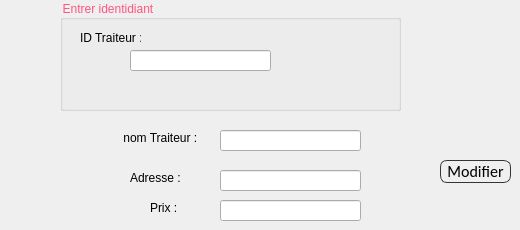
      <widget class="QWidget" name="Modifier_Traiteur">
       <attribute name="title">
        <string>Modifier Traiteur</string>
       </attribute>
       <widget class="QLineEdit" name="lineEdit_nommodifiersalle">
        <property name="geometry">
         <rect>
          <x>220</x>
          <y>130</y>
          <width>141</width>
          <height>21</height>
         </rect>
        </property>
        <property name="text">
         <string/>
        </property>
       </widget>
       <widget class="QLineEdit" name="lineEdit_adressemodifiersalle">
        <property name="geometry">
         <rect>
          <x>220</x>
          <y>170</y>
          <width>141</width>
          <height>21</height>
         </rect>
        </property>
        <property name="text">
         <string/>
        </property>
       </widget>
       <widget class="QLineEdit" name="lineEdit_prixmodifiersalle">
        <property name="geometry">
         <rect>
          <x>220</x>
          <y>200</y>
          <width>141</width>
          <height>21</height>
         </rect>
        </property>
        <property name="text">
         <string/>
        </property>
       </widget>
       <widget class="QLabel" name="label_8">
        <property name="geometry">
         <rect>
          <x>120</x>
          <y>130</y>
          <width>81</width>
          <height>16</height>
         </rect>
        </property>
        <property name="styleSheet">
         <string notr="true">font: 75 11pt &quot;MS Shell Dlg 2&quot;;
color: rgb(0, 0, 0);</string>
        </property>
        <property name="text">
         <string> nom Traiteur :</string>
        </property>
       </widget>
       <widget class="QLabel" name="label_11">
        <property name="geometry">
         <rect>
          <x>130</x>
          <y>170</y>
          <width>61</width>
          <height>16</height>
         </rect>
        </property>
        <property name="styleSheet">
         <string notr="true">font: 75 11pt &quot;MS Shell Dlg 2&quot;;
color: rgb(0, 0, 0);</string>
        </property>
        <property name="text">
         <string>Adresse :</string>
        </property>
       </widget>
       <widget class="QLabel" name="label_12">
        <property name="geometry">
         <rect>
          <x>150</x>
          <y>200</y>
          <width>61</width>
          <height>16</height>
         </rect>
        </property>
        <property name="styleSheet">
         <string notr="true">font: 75 11pt &quot;MS Shell Dlg 2&quot;;
color: rgb(0, 0, 0);</string>
        </property>
        <property name="text">
         <string>Prix :</string>
        </property>
       </widget>
       <widget class="QPushButton" name="Modifier_Modifiersalle">
        <property name="geometry">
         <rect>
          <x>440</x>
          <y>160</y>
          <width>71</width>
          <height>23</height>
         </rect>
        </property>
        <property name="styleSheet">
         <string notr="true">QPushButton
{
	background: transparent;
	border-style:solid;
	border-radius:7px;
	border-width:1px;
border-color: rgb(50, 53, 57);
	color:rgb(0,0,0);
	font-size:16px;
font-family:Calibri;
}

QPushButton:hover
{
	background-color: #00000000;
	border-color: rgb(30, 227, 0);
	/*color:rgb(30, 227, 0);*/
}

QPushButton:focus
{
	background-color:  rgb(30, 227, 0);
	border-color: rgba(30, 227, 0,0);
	color:rgb(255, 255, 255);
}</string>
        </property>
        <property name="text">
         <string>Modifier</string>
        </property>
       </widget>
       <widget class="QGroupBox" name="groupBox">
        <property name="geometry">
         <rect>
          <x>60</x>
          <y>0</y>
          <width>341</width>
          <height>111</height>
         </rect>
        </property>
        <property name="styleSheet">
         <string notr="true">color: rgb(255, 85, 127);
font: italic 8pt &quot;MS Sans Serif&quot;;</string>
        </property>
        <property name="title">
         <string>Entrer identidiant</string>
        </property>
        <widget class="QLabel" name="label_7">
         <property name="geometry">
          <rect>
           <x>20</x>
           <y>30</y>
           <width>61</width>
           <height>16</height>
          </rect>
         </property>
         <property name="styleSheet">
          <string notr="true">font: 75 11pt &quot;MS Shell Dlg 2&quot;;
color: rgb(0, 0, 0);</string>
         </property>
         <property name="text">
          <string>ID Traiteur :</string>
         </property>
        </widget>
        <widget class="QLineEdit" name="lineEdit_idmodifiersalle">
         <property name="geometry">
          <rect>
           <x>70</x>
           <y>50</y>
           <width>141</width>
           <height>21</height>
          </rect>
         </property>
         <property name="text">
          <string/>
         </property>
        </widget>
       </widget>
      </widget>
